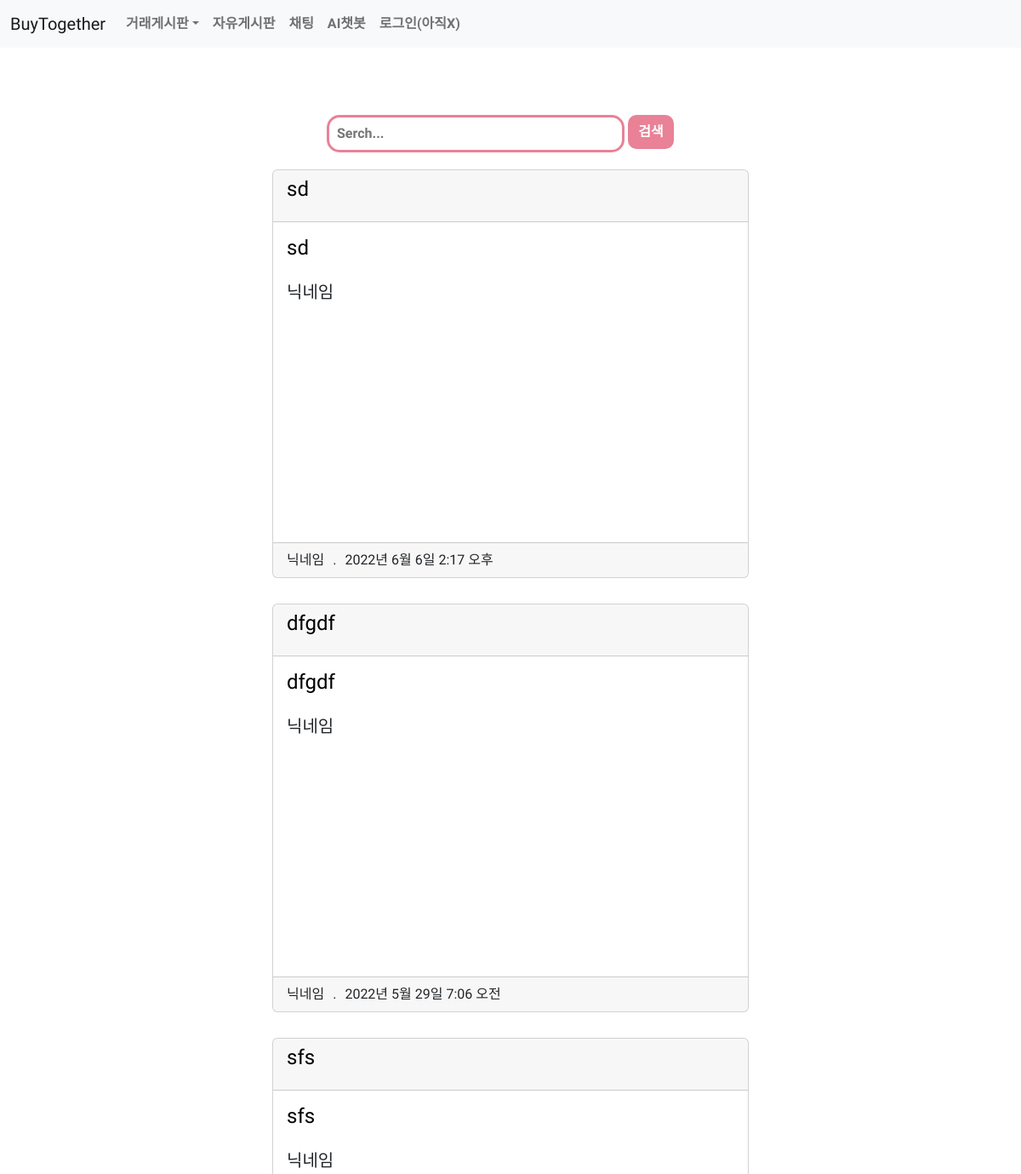
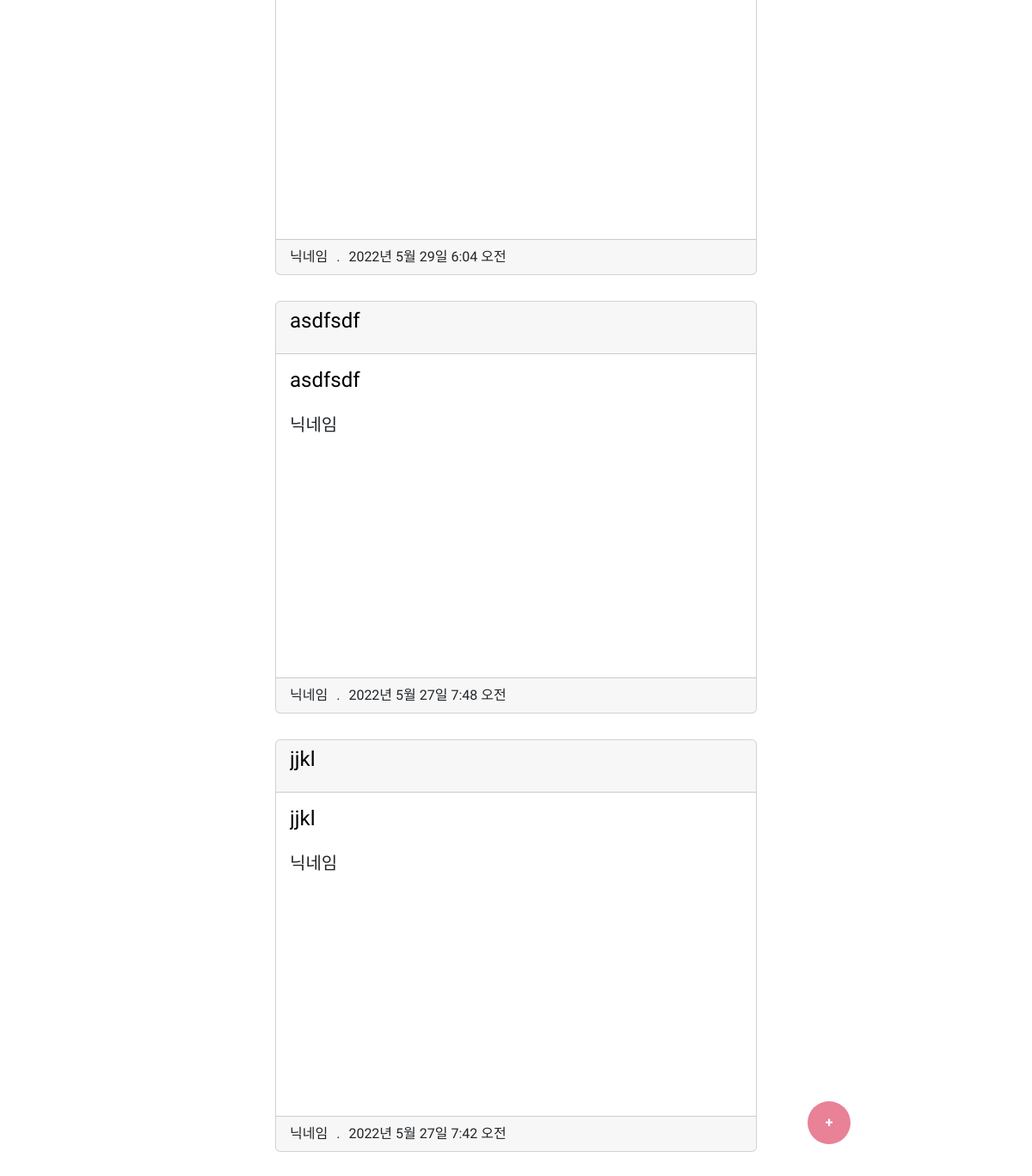
Screenshot of /freehome/ with the database file from the repository (2 pictures, top to bottom).
### freebd/models.py (models this page shows, shortened)
class Free(models.Model):
    title = models.CharField(max_length=200)
    body = models.TextField()
    writeDate = models.DateTimeField(auto_now_add=True)
    photo = models.ImageField(blank=True,null=True,upload_to='free_photo')

### freebd/views.py (the view)
# urls.py: path('freehome/',include('freebd.urls')),
def freehome(request):
    posts= Free.objects.filter().order_by('-writeDate')
    return render(request,'freebd/freehome.html',{'posts':posts})

### templates/freebd/freehome.html
{% extends 'nav.html' %}
{% load static %}
{% block content %}
<div class="container">
    <div class="row">
      <div class="row purbd_home_div_search" >
        <div class="col-12">
            <span class='pink_window'>
                <input type='text' class='input_text' placeholder="Serch..." onfocus="this.placeholder=''" onblur="this.placeholder='Serch...'"/>
            </span>
            <button type='submit' class='sch_smit'>검색</button>
        </div>
      <div class="row justify-content-end " id="fix">
        <div class="col-sm-6 col-md-4 p-2 purbd_home_div">
            <button type="button" onClick="location.href='freeCreate'" class='post_button'>+</button>
        </div>
      </div>
    </div>
{% for post in posts %}
<div col="col-12">
        <div class="card freebd-home-board">
          <div class="card-header">
            <h4 class="card-title purbd_home_title"><a href="{% url 'freeDetail' post.id %}" class="stretched-link" style=" text-decoration : none; color : black;">{{post.title}}</a></h4>
          </div>
            <div class="card-body">
              <h4 class="card-title purbd_home_title"><a href="{% url 'freeDetail' post.id %}" class="stretched-link" style=" text-decoration : none; color : black;">{{post.title}}</a></h4>
              <h5 class="card-subtitle mb-2 " style="text-align:left; margin-top: 10px; ">닉네임</h5>
            </div>
            <div class="card-footer">
              <span class="space">닉네임</span><span class="space">.</span><span >{{post.writeDate}}</span>
            </div>
      </div>
</div>
{% endfor %}
</div>
</div>
{% endblock %}

### static/style.css (style rules this page uses)
.container { width: 900px; padding: 49px; margin-left: auto; margin-right: auto; }
.nav_body { font-family: 'Gowun Dodum', sans-serif; }
.purbd_home_div_search { margin-top:20px; padding-top: 10px; padding-bottom: 10px; text-align : center; }
.purbd_home_div { margin-top:20px; margin-bottom:20px; padding-top: 10px; padding-bottom: 10px; }
.purbd_home_title { display: inline-block; width: 80%; margin-right: 10px; white-space: nowrap; overflow: hidden; text-overflow: ellipsis; }
.pink_window { display: inline-block; width: 350px; border: 3px solid #E98197; border-radius: 15px; }
.input_text { width: calc( 100% - 14px ); margin: 6px 7px; border: 0; font-weight: bold; font-size: 16px; outline: none; }
.sch_smit { width: 54px; height: 40px; margin: 0; border: 0; vertical-align: top; background: #E98197; color: white; font-weight: bold; border-radius: 10px; cursor: pointer; }
.freebd-home-board { width: 35rem; height: 30rem; margin: 0 auto; margin-top: 10px; margin-bottom: 20px; }
#fix { position: fixed; right: 40px; bottom: 50px; }
.post_button { width: 50px; height: 50px; margin: 0; border: 0; vertical-align: top; background: #E98197; color: white; font-weight: bold; border-radius: 25px; cursor: pointer; }
.space { margin-right: 10px; }

### rows the page displays
Free: title "sd", writeDate "2022년 6월 6일 2:17 오후"
Free: title "dfgdf", writeDate "2022년 5월 29일 7:06 오전"
Free: title "sfs", writeDate "2022년 5월 29일 6:04 오전"
Free: title "asdfsdf", writeDate "2022년 5월 27일 7:48 오전"
Free: title "jjkl", writeDate "2022년 5월 27일 7:42 오전"
